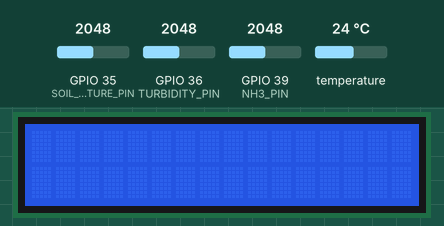
The sketch below on a simulated ESP32. Parts: 16×2 character LCD. The inputs (shaded band) are chosen by the test bench; at power-on: temperature 24 °C, GPIO 36 (TURBIDITY_PIN) = 2048, GPIO 39 (NH3_PIN) = 2048, GPIO 35 (SOIL_MOISTURE_PIN) = 2048. WiFi joins after 1.5 s; servers stay silent unless stated; what the sketch prints to the serial monitor is not drawn.

Above: at 3.0 s.
3.1 s: temperature set to 12 °C
At 6.7 s:
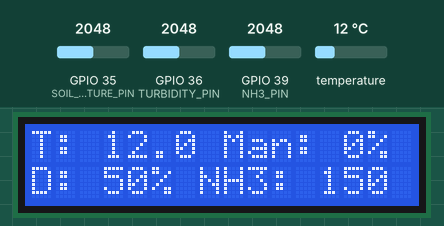
7.0 s: GPIO 36 (TURBIDITY_PIN) set to 2866
At 10.3 s:
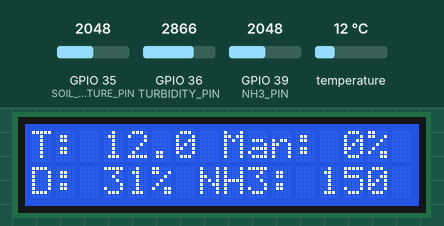
10.6 s: GPIO 39 (NH3_PIN) set to 1410
At 13.1 s:
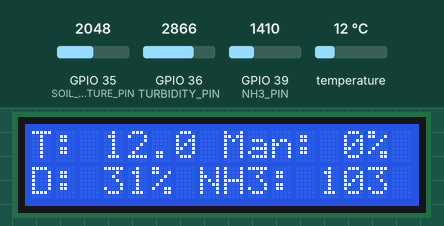
16.3 s: GPIO 39 (NH3_PIN) set to 1296
At 18.8 s:
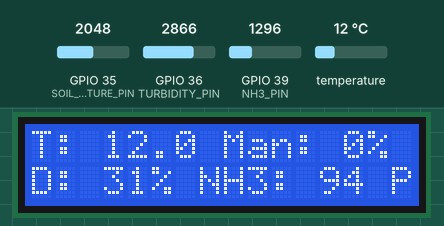
19.7 s: GPIO 35 (SOIL_MOISTURE_PIN) set to 980
At 22.5 s:
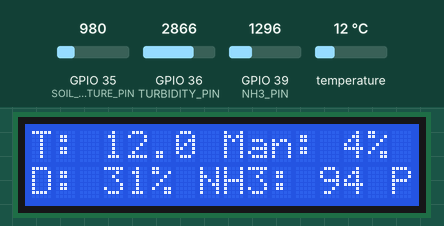
23.3 s: GPIO 35 (SOIL_MOISTURE_PIN) set to 894
At 24.4 s:
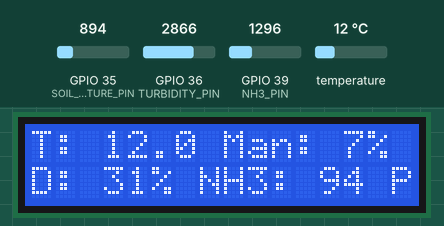
Timing chart, 0 to 26.3 s (numbered marks = the images above; inputs shaded):
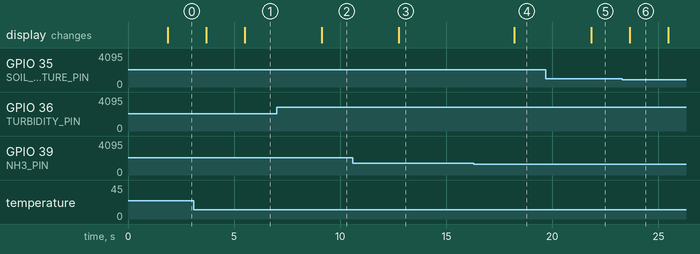

Measured:
- after the input at 3.1 s, the display: first differs from a run without the input after 2.4 s (image 1)
- after the input at 7.0 s, the display: changes after 2.1 s (image 2)
- after the input at 10.6 s, the display: changes after 2.2 s (image 3)
- after the input at 16.3 s, the display: changes after 1.9 s (image 4)
- after the input at 19.7 s, the display: changes after 2.1 s (image 5)
- after the input at 23.3 s, the display: changes after 0.35 s (image 6)
- what the display in image 6 shows lasts 1.8 s, from 23.7 s to 25.5 s

The sketch:

QUAN_TRAC_AO_NUOI.ino
```cpp
#include <Wire.h>
#include <LiquidCrystal_I2C.h>
#include <OneWire.h>
#include <DallasTemperature.h>

#define BLYNK_TEMPLATE_ID "TMPL62y0ve9oF"
#define BLYNK_TEMPLATE_NAME "QUAN TRAC HO NUOI"
#define BLYNK_AUTH_TOKEN "l5LbK1K2Lsx528noGGidpybOvV2ce1is"

/* Comment this out to disable prints and save space */
#define BLYNK_PRINT Serial
#include <WiFi.h>
#include <WiFiClient.h>
#include <BlynkSimpleEsp32.h>

// Your WiFi credentials.
// Set password to "" for open networks.
char ssid[] = "Thu Thao";
char pass[] = "12052002";

// Định nghĩa các chân cảm biến
#define TURBIDITY_PIN 36 // Độ đục
#define NH3_PIN 39       // Nồng độ NH3
#define SOIL_MOISTURE_PIN 35 // Độ ẩm đất
#define ONE_WIRE_BUS 16 // DS18B20

// Thiết lập cho cảm biến DS18B20
OneWire oneWire(ONE_WIRE_BUS);
DallasTemperature sensors(&oneWire);

// Khởi tạo màn hình LCD I2C 1602
LiquidCrystal_I2C lcd(0x27, 16, 2);

void setup() {
  // Khởi tạo kết nối WiFi và Blynk
  Serial.begin(115200);
  Blynk.begin(BLYNK_AUTH_TOKEN, ssid, pass, "blynk.cloud", 80);

  // Khởi tạo màn hình LCD
  lcd.init();
  lcd.backlight();

  // Khởi tạo cảm biến nhiệt độ DS18B20
  sensors.begin();

  // Thiết lập các chân cảm biến
  pinMode(TURBIDITY_PIN, INPUT);
  pinMode(NH3_PIN, INPUT);
  pinMode(SOIL_MOISTURE_PIN, INPUT);
}

void loop() {
  Blynk.run();

  // Đọc dữ liệu từ các cảm biến
  float temperature = getTemperature();
  int turbidity = analogRead(TURBIDITY_PIN);
  turbidity = map(turbidity,0,4095,100,0);
  int nh3 = analogRead(NH3_PIN);
  nh3 = map(nh3,0,4095,0,300);
  int sum;
  for(int i = 0; i < 100; i ++){
  int val4 = analogRead(SOIL_MOISTURE_PIN);
  sum = sum + val4;
  delay(10);
  }
  sum = sum /100;
  Serial.println(sum);
  if(sum>=1020)sum = 1020;
  int doman = map(sum,0,1020,100,0);
  // Hiển thị lên LCD
  lcd.clear();
  lcd.setCursor(0, 0);
  lcd.print("T: ");
  lcd.print(temperature,1);
  lcd.print(" Man: ");
  lcd.print(doman);
  lcd.print("%");


  lcd.setCursor(0, 1);
  lcd.print("D: ");
  lcd.print(turbidity);
  lcd.print("% NH3: ");
  lcd.print(nh3);
  lcd.print(" Ppm  ");

  // Đẩy dữ liệu lên Blynk
  Blynk.virtualWrite(V0, temperature);
  Blynk.virtualWrite(V1, turbidity);
  Blynk.virtualWrite(V2, doman);
  Blynk.virtualWrite(V3, nh3);
  Serial.print("T: ");
  Serial.println(temperature);
  Serial.print("Man: ");
  Serial.println(doman);
  Serial.print("Do duc: ");
  Serial.println(turbidity);
  Serial.print("NH3: ");
  Serial.println(nh3);
}

// Hàm đọc nhiệt độ từ cảm biến DS18B20
float getTemperature() {
  sensors.requestTemperatures();
  return sensors.getTempCByIndex(0);
}
```
